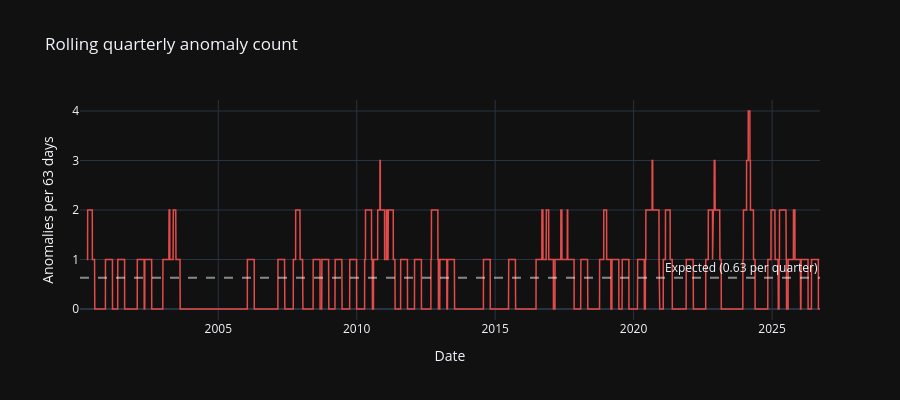

The cell this chart's notebook holds for it:
### Markdown cell above
## 10. Anomaly clustering

### Code cell
# Rolling 63-day (one quarter) anomaly count
rolling_count = anomaly_99.astype(int).rolling(63).sum()

fig = go.Figure()
fig.add_trace(go.Scatter(
    x=returns.index, y=rolling_count.values,
    mode='lines', name='Rolling 63-day anomaly count',
    line=dict(color='#E24B4A', width=1.5),
))
fig.add_hline(
    y=63 * 0.01, line_dash='dash', line_color='white',
    opacity=0.5, annotation_text=f'Expected ({63 * 0.01:.2f} per quarter)',
)
fig.update_layout(
    template='plotly_dark',
    title='Rolling quarterly anomaly count',
    xaxis_title='Date', yaxis_title='Anomalies per 63 days',
    height=400,
)
fig.show()

# Do flags cluster in time? Ljung-Box on the daily 0/1 flag series: under a
# well-specified model the flags are independent, so no autocorrelation.
from statsmodels.stats.diagnostic import acorr_ljungbox

lb_lags = 21
lb = acorr_ljungbox(anomaly_99.astype(int), lags=[lb_lags], return_df=True)
lb_stat, lb_p = float(lb['lb_stat'].iloc[0]), float(lb['lb_pvalue'].iloc[0])
peak = int(rolling_count.max())
peak_end = rolling_count.idxmax().date()

if lb_p < 0.05:
    cluster_text = ('the flags cluster in time more than independent draws would, so '
                    'one surprise makes another more likely within weeks')
else:
    cluster_text = ('the flags show no significant clustering, as independent '
                    'residuals from a well-specified model imply')

events_text = ('more often than' if cov_events.pvalue < 0.05 and in_events > expected_in_events
               else 'less often than' if cov_events.pvalue < 0.05
               else 'at about the rate of')
regime_text = ('differs across' if regime_p < 0.05 else 'does not differ significantly across')

display(Markdown(f"""
The rolling count peaks at {peak} flags in the 63 days ending {peak_end}, against
{63 * 0.01:.2f} expected per quarter. A Ljung-Box test on the daily flag series
at {lb_lags} lags gives Q = {lb_stat:.2f} ({p_text(lb_p)}): {cluster_text}.

Where flags fall is a separate question, answered earlier. Section 8 found them
inside the three known stress windows {events_text} those windows' share of the
calendar ({in_events} of {n_99} flags, p = {cov_events.pvalue:.4f}), and section 9
found that the flag rate {regime_text} volatility regimes. A rise in the rolling
count is therefore read against those results, not as a crisis signal in itself.
"""))

### Figure 1 — Plotly figure (JSON) as saved in the notebook; plotly's stock layout.template omitted (floating-point values rounded to 4 significant figures; data arrays with more than 128 entries replaced by an {"elided": "..."} marker saying what was removed)
{"data": [{"line": {"color": "#E24B4A", "width": 1.5}, "mode": "lines", "name": "Rolling 63-day anomaly count", "type": "scatter", "x": {"elided": "6721 str values"}, "y": {"elided": "6721 float values"}}], "layout": {"annotations": [{"showarrow": false, "text": "Expected (0.63 per quarter)", "x": 1, "xanchor": "right", "xref": "x domain", "y": 0.63, "yanchor": "bottom", "yref": "y"}], "height": 400, "shapes": [{"line": {"color": "white", "dash": "dash"}, "opacity": 0.5, "type": "line", "x0": 0, "x1": 1, "xref": "x domain", "y0": 0.63, "y1": 0.63, "yref": "y"}], "title": {"text": "Rolling quarterly anomaly count"}, "xaxis": {"title": {"text": "Date"}}, "yaxis": {"title": {"text": "Anomalies per 63 days"}}}}
